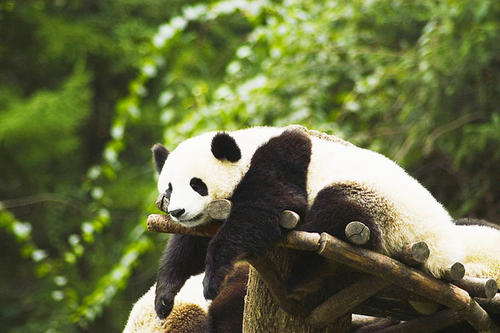
#> input picture image/panda.jpg, 500 x 333 px
$ python demo_fliplr_image.py
#> lines starting #> are read from the running program, lines starting #| are printed output that depends on the picture
import matplotlib.pyplot as plt
import numpy as np
import cv2


image = cv2.imread('../image/panda.jpg', 0)
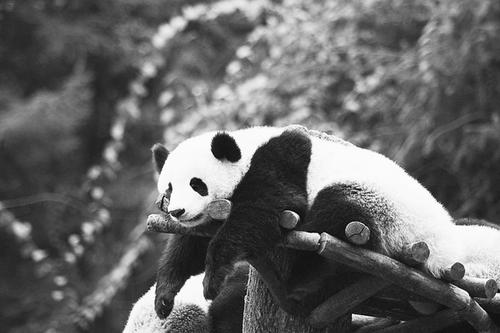
#> image: shape (333, 500); min 0, max 255, mean 101.8
image2 = np.fliplr(image)
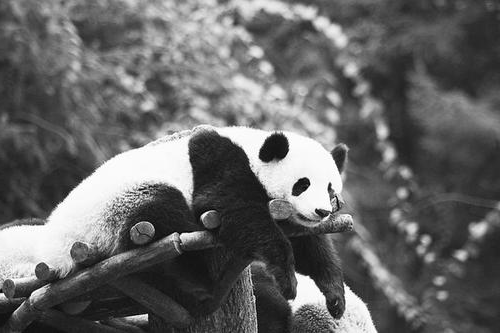
#> image2: shape (333, 500); min 0, max 255, mean 101.8
# plt.figure(figsize=(12, 8))
plt.imshow(image2)
plt.show()

$ run again, with image/1-2.jpg copied over image/panda.jpg
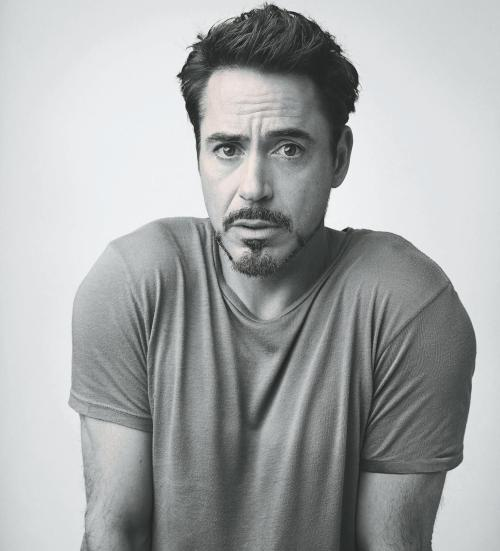
#> input picture image/1-2.jpg, 500 x 551 px
#> `image2 = np.fliplr(image)`:
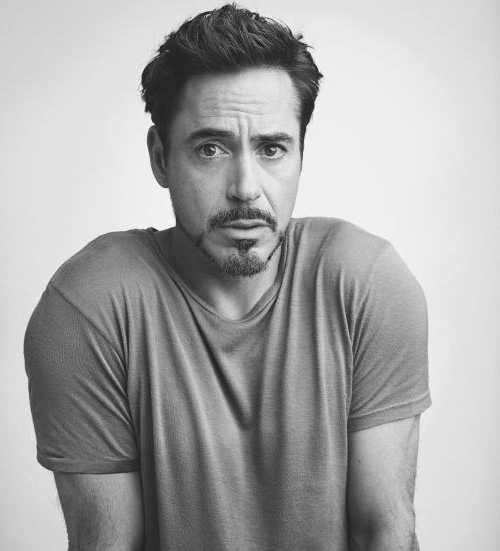
#> image2: shape (551, 500); min 18, max 255, mean 167.2

$ run again, with image/10.jpg copied over image/panda.jpg
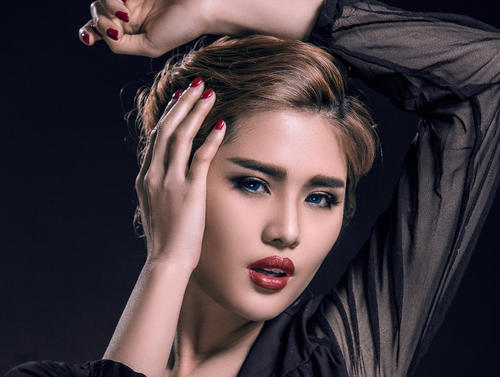
#> input picture image/10.jpg, 500 x 377 px
#> `image = cv2.imread('../image/panda.jpg', 0)`:
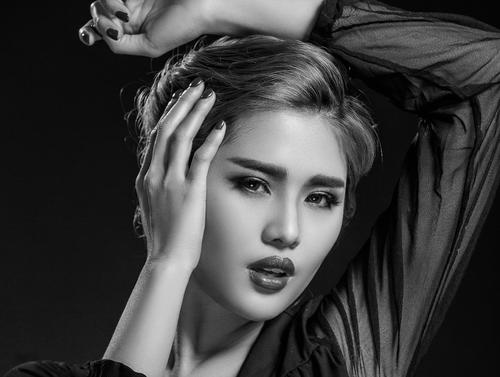
#> image: shape (377, 500); min 0, max 255, mean 63.7
#> `image2 = np.fliplr(image)`:
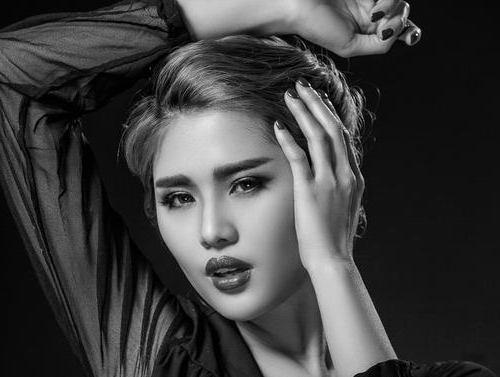
#> image2: shape (377, 500); min 0, max 255, mean 63.7
